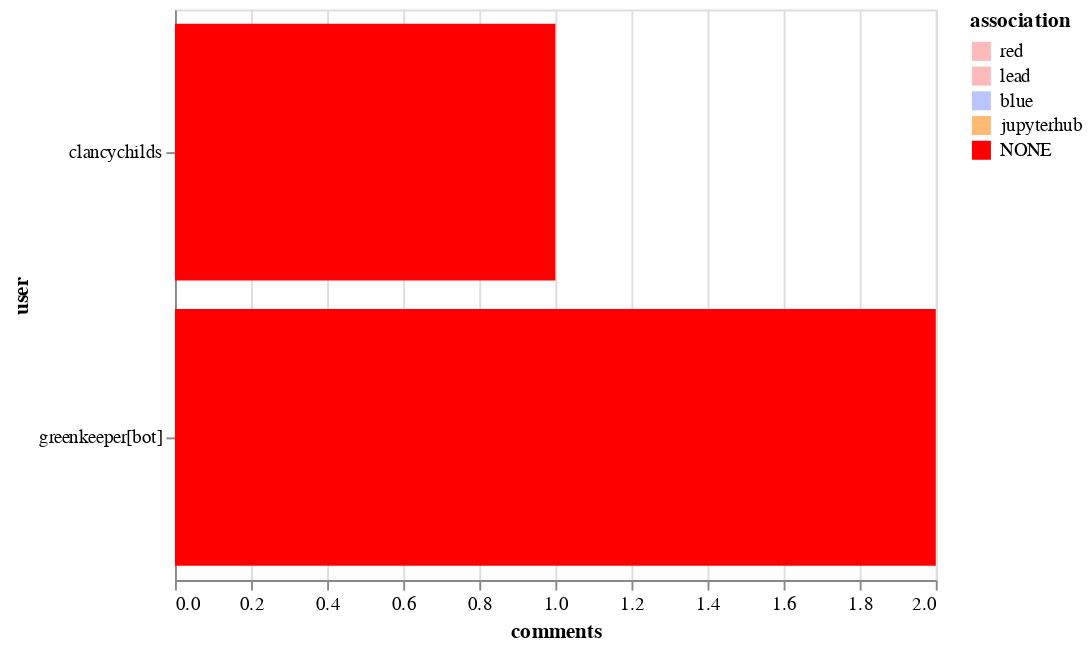

Notebook source saved alongside this figure:
### Markdown cell above
## Top commenters

### Code cell
alt.Chart(top_commenters).mark_bar().encode(
    x='comments',
    y='user',
    color=alt.Color('association', sort=["CONTRIBUTOR", "MEMBER", "NONE"], scale=color_scale)
)

### Figure 1 — Vega-Lite specification as saved in the notebook (floating-point values rounded to 4 significant figures)
{"$schema": "https://vega.github.io/schema/vega-lite/v2.6.0.json", "config": {"view": {"height": 300, "width": 400}}, "data": {"name": "data-cbe34ef7ebf2c7471e694d3f01541e8f"}, "datasets": {"data-cbe34ef7ebf2c7471e694d3f01541e8f": [{"association": "NONE", "comments": 2, "user": "greenkeeper[bot]"}, {"association": "NONE", "comments": 1, "user": "clancychilds"}]}, "encoding": {"color": {"field": "association", "scale": {"domain": ["red", "lead", "blue", "jupyterhub", "NONE"], "range": ["#fdbaba", "#fdbaba", "#bac5fd", "#ffbb74", "red"]}, "sort": ["CONTRIBUTOR", "MEMBER", "NONE"], "type": "nominal"}, "x": {"field": "comments", "type": "quantitative"}, "y": {"field": "user", "type": "nominal"}}, "mark": "bar"}
